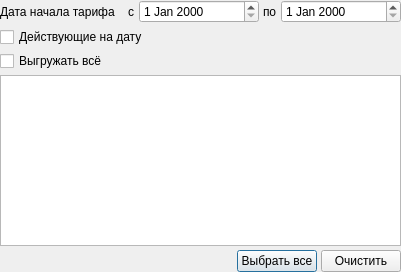
<?xml version="1.0" encoding="UTF-8"?>
<ui version="4.0">
 <class>ExportTariff_Wizard_1</class>
 <widget class="QDialog" name="ExportTariff_Wizard_1">
  <property name="windowModality">
   <enum>Qt::NonModal</enum>
  </property>
  <property name="geometry">
   <rect>
    <x>0</x>
    <y>0</y>
    <width>395</width>
    <height>272</height>
   </rect>
  </property>
  <property name="windowTitle">
   <string>Выбор экспортируемых тарифов</string>
  </property>
  <layout class="QGridLayout" name="gridLayout">
   <property name="leftMargin">
    <number>0</number>
   </property>
   <property name="topMargin">
    <number>0</number>
   </property>
   <property name="rightMargin">
    <number>0</number>
   </property>
   <property name="bottomMargin">
    <number>0</number>
   </property>
   <property name="spacing">
    <number>4</number>
   </property>
   <item row="2" column="0" colspan="2">
    <widget class="QCheckBox" name="chkExportAll">
     <property name="text">
      <string>Выгружать всё</string>
     </property>
    </widget>
   </item>
   <item row="4" column="1">
    <widget class="QPushButton" name="btnSelectAll">
     <property name="text">
      <string>Выбрать все</string>
     </property>
    </widget>
   </item>
   <item row="4" column="0">
    <spacer>
     <property name="orientation">
      <enum>Qt::Horizontal</enum>
     </property>
     <property name="sizeHint" stdset="0">
      <size>
       <width>229</width>
       <height>20</height>
      </size>
     </property>
    </spacer>
   </item>
   <item row="3" column="0" colspan="3">
    <widget class="CInDocTableView" name="tblItems">
     <property name="whatsThis">
      <string comment="ура!">список записей</string>
     </property>
     <property name="tabKeyNavigation">
      <bool>false</bool>
     </property>
     <property name="alternatingRowColors">
      <bool>true</bool>
     </property>
    </widget>
   </item>
   <item row="4" column="2">
    <widget class="QPushButton" name="btnClearSelection">
     <property name="text">
      <string>Очистить</string>
     </property>
    </widget>
   </item>
   <item row="0" column="0" colspan="3">
    <layout class="QHBoxLayout" name="horizontalLayout">
     <item>
      <widget class="QLabel" name="label_2">
       <property name="sizePolicy">
        <sizepolicy hsizetype="Maximum" vsizetype="Preferred">
         <horstretch>0</horstretch>
         <verstretch>0</verstretch>
        </sizepolicy>
       </property>
       <property name="text">
        <string>Дата начала тарифа    с</string>
       </property>
      </widget>
     </item>
     <item>
      <widget class="CDateEdit" name="edtFilterBegDateFrom">
       <property name="sizePolicy">
        <sizepolicy hsizetype="Preferred" vsizetype="Fixed">
         <horstretch>0</horstretch>
         <verstretch>0</verstretch>
        </sizepolicy>
       </property>
       <property name="minimumSize">
        <size>
         <width>120</width>
         <height>0</height>
        </size>
       </property>
      </widget>
     </item>
     <item>
      <widget class="QLabel" name="label">
       <property name="sizePolicy">
        <sizepolicy hsizetype="Maximum" vsizetype="Preferred">
         <horstretch>0</horstretch>
         <verstretch>0</verstretch>
        </sizepolicy>
       </property>
       <property name="text">
        <string>по</string>
       </property>
      </widget>
     </item>
     <item>
      <widget class="CDateEdit" name="edtFilterBegDateTil">
       <property name="sizePolicy">
        <sizepolicy hsizetype="Preferred" vsizetype="Fixed">
         <horstretch>0</horstretch>
         <verstretch>0</verstretch>
        </sizepolicy>
       </property>
       <property name="minimumSize">
        <size>
         <width>120</width>
         <height>0</height>
        </size>
       </property>
      </widget>
     </item>
    </layout>
   </item>
   <item row="1" column="0">
    <widget class="QCheckBox" name="chkActive">
     <property name="text">
      <string>Действующие на дату</string>
     </property>
    </widget>
   </item>
  </layout>
 </widget>
 <customwidgets>
  <customwidget>
   <class>CInDocTableView</class>
   <extends>QTableView</extends>
   <header>library/InDocTable.h</header>
  </customwidget>
  <customwidget>
   <class>CDateEdit</class>
   <extends>QDateEdit</extends>
   <header>library/DateEdit.h</header>
  </customwidget>
 </customwidgets>
 <tabstops>
  <tabstop>chkExportAll</tabstop>
  <tabstop>tblItems</tabstop>
  <tabstop>btnSelectAll</tabstop>
  <tabstop>btnClearSelection</tabstop>
 </tabstops>
 <resources/>
 <connections/>
</ui>
